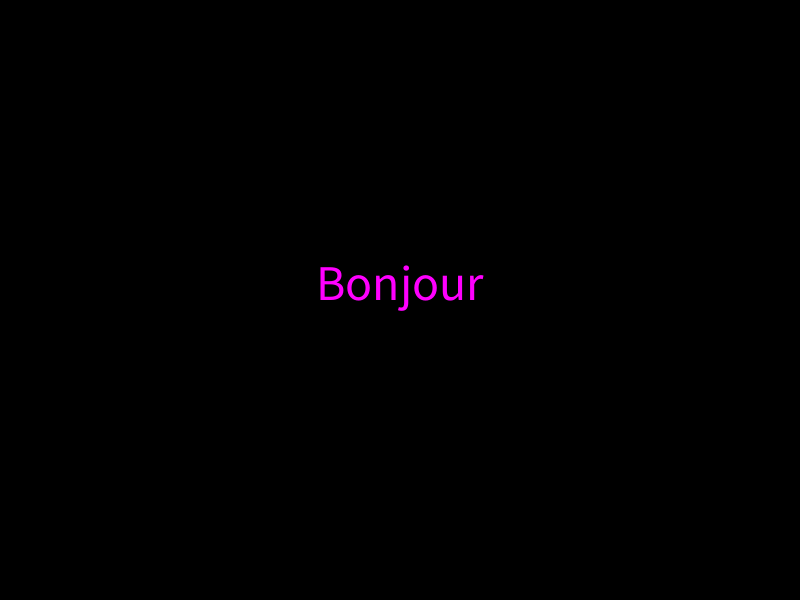
Frame 1 (no input)
Frame 60 (the mouse pressed at the canvas centre just before this capture): blank canvas, image omitted
Frame 120 (the mouse held since frame 60 and released just before this capture): blank canvas, image omitted

The Processing sketch that drew this single still picture (run headless with seeded random() and noise(); from frame 60 on, the mouse is pressed at the canvas centre):

// Processing sketch: sketch
// ── sketch.pde
// on définit une liste de mots
String[] mots = {"Bonjour", "tout", "le", "monde", "!"};

// on définit une variable "index" à 0
int index = 0;

// valeur de départ de x, et y (type float, nombre à virgule)
float x = 400;
float y = 300;

// setup est executé une seule fois au lancement du programme
void setup() {
  size(800, 600); // la fenêtre fera 800px de largeur par 600px de hauteur

  textSize(50);      // les textes feront 50px de hauteur
  textAlign(CENTER); // on aligne les textes au centre
}

// le draw est executé en boucle plusieurs fois par seconde
void draw() {
  background(0); // on remplit le fond en noir

  fill(255, 0, 255);       // on remplit les formes en magenta
  text(mots[index], x, y); // on affiche le mot de la liste numéro "index" en (x,y)

  index = index + 1; // on incrémente de 1 "index"

  if (index > mots.length - 1) { // si "index" est supérieur à la longueur de la liste de mots...
    index = 0;                   // alors on remet "index" à 0
  }
}
